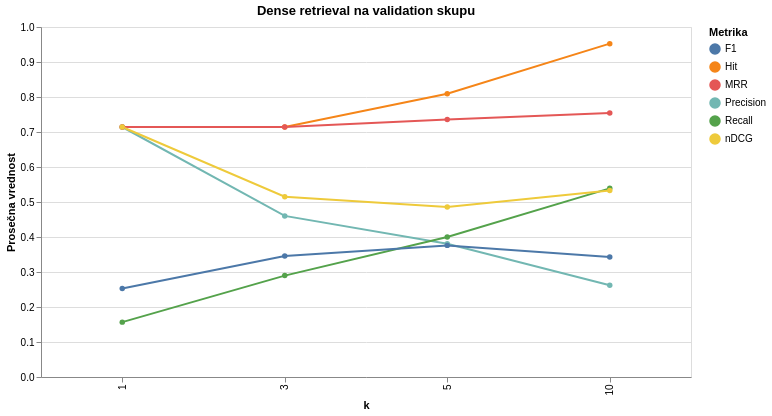

The code cell stored with this chart in its notebook:
### Code cell
metrics_long_df = dense_metrics_df.melt(
    id_vars="k",
    value_vars=["Hit", "Precision", "Recall", "F1", "MRR", "nDCG"],
    var_name="metric",
    value_name="value",
)

alt.Chart(metrics_long_df).mark_line(point=True).encode(
    x=alt.X("k:O", title="k"),
    y=alt.Y("value:Q", title="Prosečna vrednost", scale=alt.Scale(domain=[0, 1])),
    color=alt.Color("metric:N", title="Metrika"),
    tooltip=["metric:N", "k:O", alt.Tooltip("value:Q", format=".4f")],
).properties(
    width=650,
    height=350,
    title="Dense retrieval na validation skupu",
)

### Figure 1 — Vega-Lite specification as saved in the notebook (floating-point values rounded to 4 significant figures)
{"config": {"view": {"continuousWidth": 300, "continuousHeight": 300}}, "data": {"name": "data-4db2bdc363dc371dc7583c8a2e122800"}, "mark": {"type": "line", "point": true}, "encoding": {"color": {"field": "metric", "title": "Metrika", "type": "nominal"}, "tooltip": [{"field": "metric", "type": "nominal"}, {"field": "k", "type": "ordinal"}, {"field": "value", "format": ".4f", "type": "quantitative"}], "x": {"field": "k", "title": "k", "type": "ordinal"}, "y": {"field": "value", "scale": {"domain": [0, 1]}, "title": "Prosečna vrednost", "type": "quantitative"}}, "height": 350, "title": "Dense retrieval na validation skupu", "width": 650, "$schema": "https://vega.github.io/schema/vega-lite/v5.17.0.json", "datasets": {"data-4db2bdc363dc371dc7583c8a2e122800": [{"k": 1, "metric": "Hit", "value": 0.7143}, {"k": 3, "metric": "Hit", "value": 0.7143}, {"k": 5, "metric": "Hit", "value": 0.8095}, {"k": 10, "metric": "Hit", "value": 0.9524}, {"k": 1, "metric": "Precision", "value": 0.7143}, {"k": 3, "metric": "Precision", "value": 0.4603}, {"k": 5, "metric": "Precision", "value": 0.381}, {"k": 10, "metric": "Precision", "value": 0.2619}, {"k": 1, "metric": "Recall", "value": 0.1568}, {"k": 3, "metric": "Recall", "value": 0.2897}, {"k": 5, "metric": "Recall", "value": 0.4}, {"k": 10, "metric": "Recall", "value": 0.539}, {"k": 1, "metric": "F1", "value": 0.2526}, {"k": 3, "metric": "F1", "value": 0.3457}, {"k": 5, "metric": "F1", "value": 0.3761}, {"k": 10, "metric": "F1", "value": 0.3428}, {"k": 1, "metric": "MRR", "value": 0.7143}, {"k": 3, "metric": "MRR", "value": 0.7143}, {"k": 5, "metric": "MRR", "value": 0.7357}, {"k": 10, "metric": "MRR", "value": 0.7544}, {"k": 1, "metric": "nDCG", "value": 0.7143}, {"k": 3, "metric": "nDCG", "value": 0.515}, {"k": 5, "metric": "nDCG", "value": 0.4858}, {"k": 10, "metric": "nDCG", "value": 0.5331}]}}
